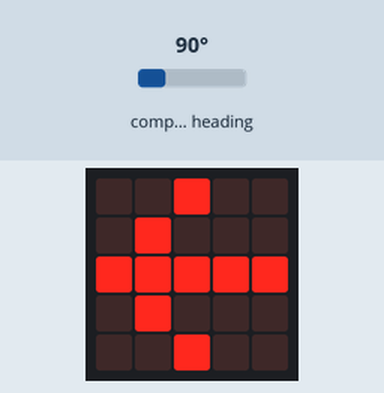
Simulated run of this program. Board: BBC micro:bit (MakeCode). Shown: the board's 5×5 LED display. Inputs (shaded band) come from the test bench; at power-on: compass heading 90°. The compass is already calibrated.

Above: at 1.3 s.
1.4 s: compass heading set to 7°
At 2.4 s:
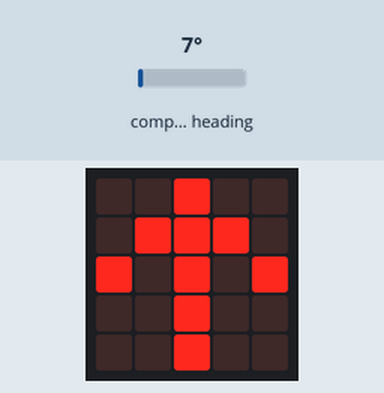
3.2 s: compass heading set to 180°
At 4.2 s:
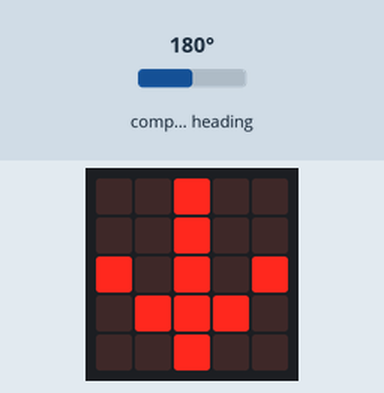
4.9 s: compass heading set to 269°
At 6.0 s:
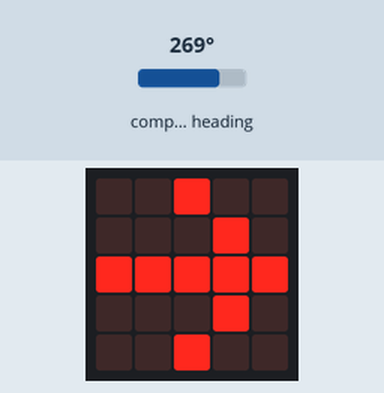
6.6 s: compass heading set to 252°
8.1 s: compass heading set to 241°
At 9.6 s:
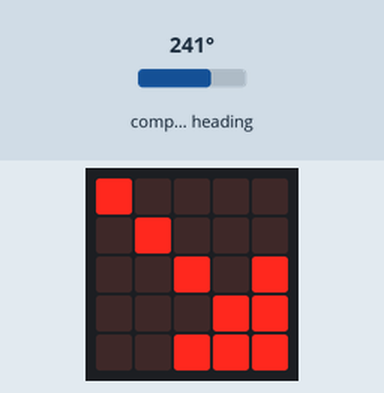
10.0 s: compass heading set to 90°
At 11.4 s:
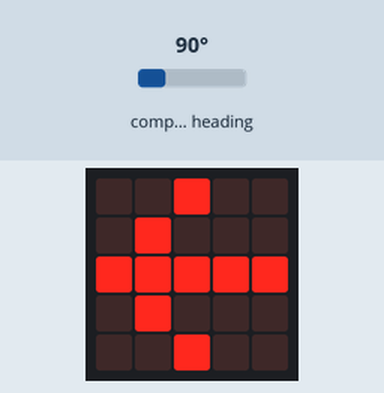
Timing chart, 0 to 12.6 s (numbered marks = the images above; inputs shaded):
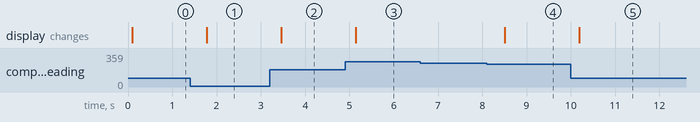

Measured:
- the behaviour switches between 248 and 247° on compass heading (found by bisection; images 3 and 4)
- after the input at 1.4 s, the display: changes after 0.38 s (image 1)
- after the input at 3.2 s, the display: changes after 0.26 s (image 2)
- after the input at 4.9 s, the display: changes after 0.24 s (image 3)
- after the input at 6.6 s, every drawn part: stays the same
- after the input at 8.1 s, the display: changes after 0.40 s (image 4)
- after the input at 10.0 s, the display: changes after 0.19 s (image 5)

The program:

main.ts
```typescript
let x = 0
input.calibrateCompass()
basic.forever(function () {
    x = input.compassHeading()
    if (x >= 293 && x < 338) {
        basic.showLeds(`
            . . # # #
            . . . # #
            . . # . #
            . # . . .
            # . . . .
            `)
    } else if (x >= 23 && x < 68) {
        basic.showLeds(`
            # # # . .
            # # . . .
            # . # . .
            . . . # .
            . . . . #
            `)
    } else if (x >= 68 && x < 113) {
        basic.showLeds(`
            . . # . .
            . # . . .
            # # # # #
            . # . . .
            . . # . .
            `)
    } else if (x >= 113 && x < 158) {
        basic.showLeds(`
            . . . . #
            . . . # .
            # . # . .
            # # . . .
            # # # . .
            `)
    } else if (x >= 158 && x < 203) {
        basic.showLeds(`
            . . # . .
            . . # . .
            # . # . #
            . # # # .
            . . # . .
            `)
    } else if (x >= 203 && x < 248) {
        basic.showLeds(`
            # . . . .
            . # . . .
            . . # . #
            . . . # #
            . . # # #
            `)
    } else if (x >= 248 && x < 293) {
        basic.showLeds(`
            . . # . .
            . . . # .
            # # # # #
            . . . # .
            . . # . .
            `)
    } else {
        basic.showLeds(`
            . . # . .
            . # # # .
            # . # . #
            . . # . .
            . . # . .
            `)
    }
})
```

test.ts
```typescript
// tests gaan hier; deze zal niet worden gecompileerd wanneer dit pakket wordt gebruikt als extensie.
```
